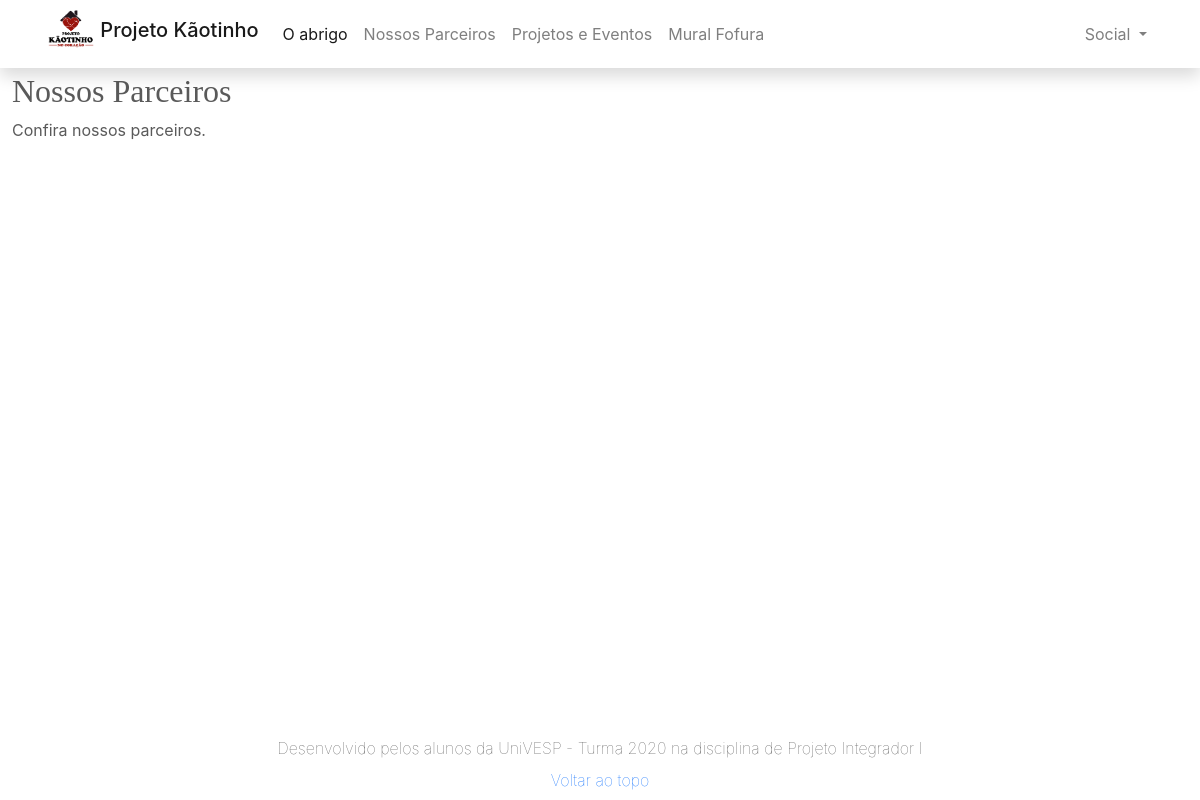
The app's page /abrigo/parceiros, older data.
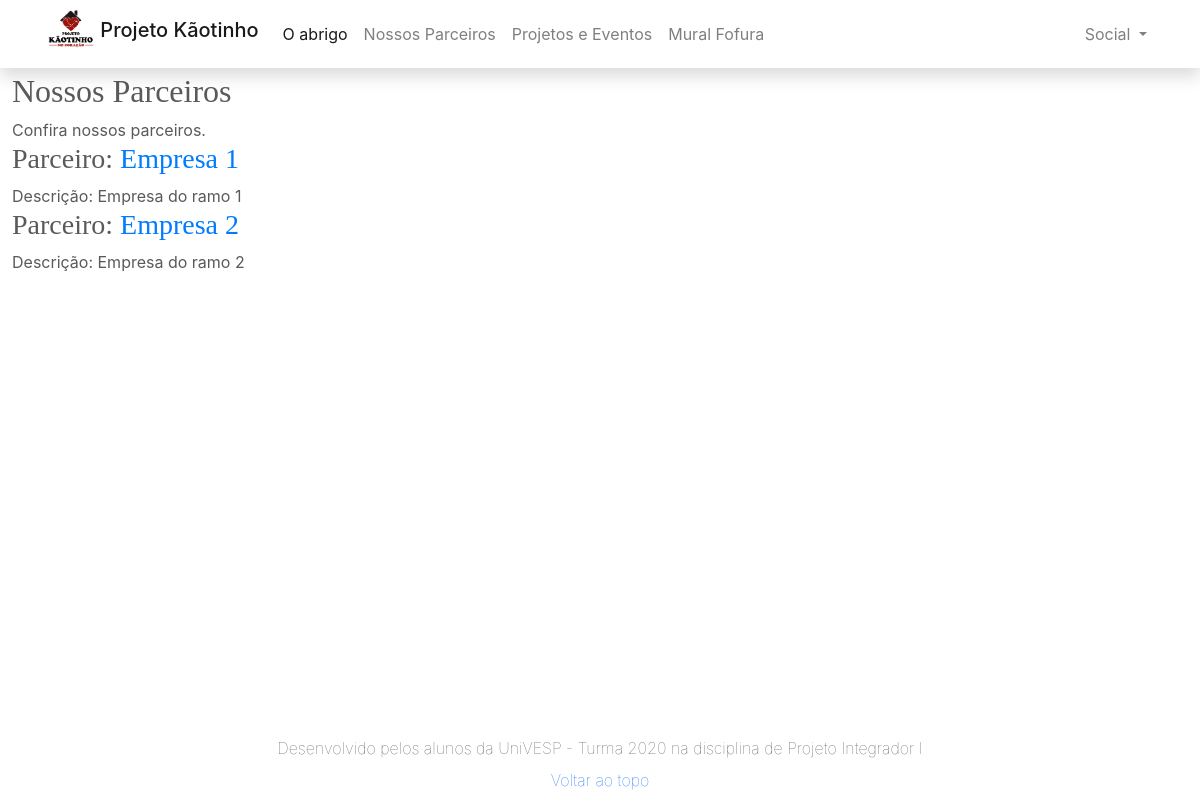
The same page, newer data.
### parceiros/models.py (models this page shows, shortened)
class Parceiros(models.Model):
    nome_parceiro = models.CharField(max_length=100,null=False,blank=False,unique=True,verbose_name='Parceiro',help_text='Escreve o nome do Parceiro.')
    descricao_parceiro = models.TextField(null=False,blank=False,unique=True,verbose_name='Resumo sobre o Parceiros',help_text='Descreva um resumo sobre o ramo do parceiro')
    site_parceiro = models.CharField(max_length=250,null=False,blank=False,unique=True,verbose_name='Site',help_text='Insira o site do parceiro')
    class Meta:
        db_table = 'parceiro'
        ordering = ['nome_parceiro']

### parceiros/views.py (the view)
# urls.py: path('', carrega_parceiros, name='parceiros'),
def carrega_parceiros(request):
    parceiro = Parceiros.objects.all()
    response = {'parceiros':parceiro}
    return render(request,'parceiros/parceiros.html',response)

### parceiros/templates/parceiros/parceiros.html
{% extends 'templates/../model-page.html' %}
{% block content %}
<section class="parceiros">
    <section>
        <h2 id="title">Nossos Parceiros</h2>
        <article>Confira nossos parceiros.</article>
    </section>
    <section >
        {% for parceiro in parceiros %}
        <article class="bloco-conteudo">
            <h3>
                Parceiro: <a href="http://{{ parceiro.site_parceiro }}" target="_blank">{{ parceiro.nome_parceiro }}</a>
            </h3>
            <div>
                Descrição: {{ parceiro.descricao_parceiro }}
            </div>
        </article>
        {% endfor %}
    </section>
</section>
{% endblock %}

Row changes from the older to the newer data that the page shows:
added Parceiros: nome_parceiro "Empresa 1", descricao_parceiro "Empresa do ramo 1"
added Parceiros: nome_parceiro "Empresa 2", descricao_parceiro "Empresa do ramo 2"
